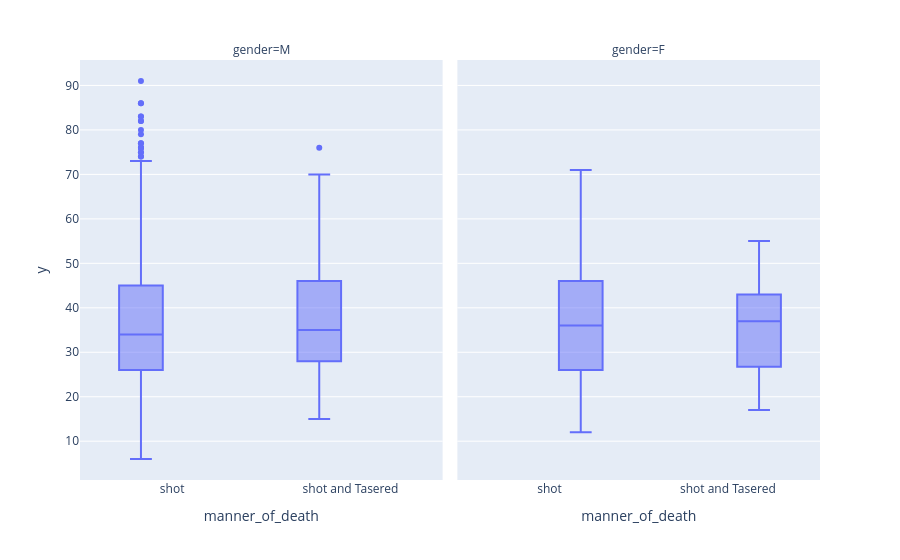

Notebook code cell kept with this figure:
### Markdown cell above
# Create a Box Plot Showing the Age and Manner of Death

Break out the data by gender using `df_fatalities`. Is there a difference between men and women in the manner of death?

### Code cell
fig = px.box(df_fatalities, x=df_fatalities.manner_of_death, y=df_fatalities.age, facet_col=df_fatalities.gender)
fig.show()

### Figure 1 — Plotly figure (JSON) as saved in the notebook; plotly's stock layout.template omitted (floating-point values rounded to 4 significant figures; data arrays with more than 128 entries replaced by an {"elided": "..."} marker saying what was removed)
{"data": [{"alignmentgroup": "True", "hovertemplate": "gender=M<br>manner_of_death=%{x}<br>y=%{y}<extra></extra>", "legendgroup": "", "marker": {"color": "#636efa"}, "name": "", "notched": false, "offsetgroup": "", "orientation": "v", "showlegend": false, "type": "box", "x": {"elided": "2428 str values"}, "x0": " ", "xaxis": "x", "y": {"elided": "2428 float values"}, "y0": " ", "yaxis": "y"}, {"alignmentgroup": "True", "hovertemplate": "gender=F<br>manner_of_death=%{x}<br>y=%{y}<extra></extra>", "legendgroup": "", "marker": {"color": "#636efa"}, "name": "", "notched": false, "offsetgroup": "", "orientation": "v", "showlegend": false, "type": "box", "x": ["shot", "shot and Tasered", "shot", "shot", "shot", "shot", "shot", "shot", "shot", "shot", "shot", "shot", "shot", "shot", "shot", "shot", "shot", "shot", "shot and Tasered", "shot", "shot", "shot", "shot", "shot", "shot and Tasered", "shot", "shot", "shot", "shot", "shot", "shot", "shot", "shot", "shot", "shot", "shot", "shot", "shot", "shot", "shot", "shot", "shot", "shot", "shot", "shot", "shot", "shot", "shot", "shot", "shot", "shot", "shot", "shot", "shot", "shot", "shot", "shot", "shot", "shot", "shot", "shot", "shot", "shot", "shot", "shot", "shot", "shot", "shot", "shot", "shot", "shot", "shot", "shot", "shot", "shot", "shot", "shot", "shot", "shot", "shot", "shot", "shot", "shot and Tasered", "shot", "shot", "shot and Tasered", "shot", "shot", "shot", "shot", "shot", "shot", "shot", "shot", "shot", "shot", "shot", "shot", "shot", "shot", "shot", "shot", "shot", "shot", "shot", "shot", "shot"], "x0": " ", "xaxis": "x2", "y": [34.0, 17.0, 17.0, 39.0, 38.0, 43.0, 20.0, 34.0, 28.0, 37.0, 43.0, 24.0, 49.0, 53.0, 26.0, 27.0, 46.0, 25.0, 39.0, 31.0, 45.0, 17.0, 40.0, 44.0, 30.0, 28.0, 23.0, 37.0, 55.0, 62.0, 46.0, 50.0, 21.0, 36.0, 37.0, 27.0, 61.0, 51.0, 48.0, 22.0, 55.0, 50.0, 45.0, 12.0, 25.0, 31.0, 32.0, 41.0, 32.0, 36.0, 31.0, 38.0, 38.0, 25.0, 27.0, 50.0, 36.0, 40.0, 25.0, 35.0, 60.0, 24.0, 26.0, 29.0, NaN, 42.0, 24.0, 40.0, 23.0, 35.0, 46.0, 53.0, 26.0, 66.0, 23.0, 25.0, 39.0, 31.0, 56.0, 44.0, 53.0, 71.0, 37.0, 21.0, 18.0, 55.0, 30.0, 33.0, 46.0, 16.0, 59.0, 21.0, 17.0, 54.0, 50.0, 27.0, 41.0, NaN, 24.0, 28.0, 30.0, NaN, 29.0, 50.0, 40.0, 25.0, 62.0], "y0": " ", "yaxis": "y2"}], "layout": {"annotations": [{"font": {}, "showarrow": false, "text": "gender=M", "x": 0.245, "xanchor": "center", "xref": "paper", "y": 1, "yanchor": "bottom", "yref": "paper"}, {"font": {}, "showarrow": false, "text": "gender=F", "x": 0.755, "xanchor": "center", "xref": "paper", "y": 1, "yanchor": "bottom", "yref": "paper"}], "boxmode": "group", "legend": {"tracegroupgap": 0}, "margin": {"t": 60}, "xaxis": {"anchor": "y", "domain": [0, 0.49], "title": {"text": "manner_of_death"}}, "xaxis2": {"anchor": "y2", "domain": [0.51, 1], "matches": "x", "title": {"text": "manner_of_death"}}, "yaxis": {"anchor": "x", "domain": [0, 1], "title": {"text": "y"}}, "yaxis2": {"anchor": "x2", "domain": [0, 1], "matches": "y", "showticklabels": false}}}
